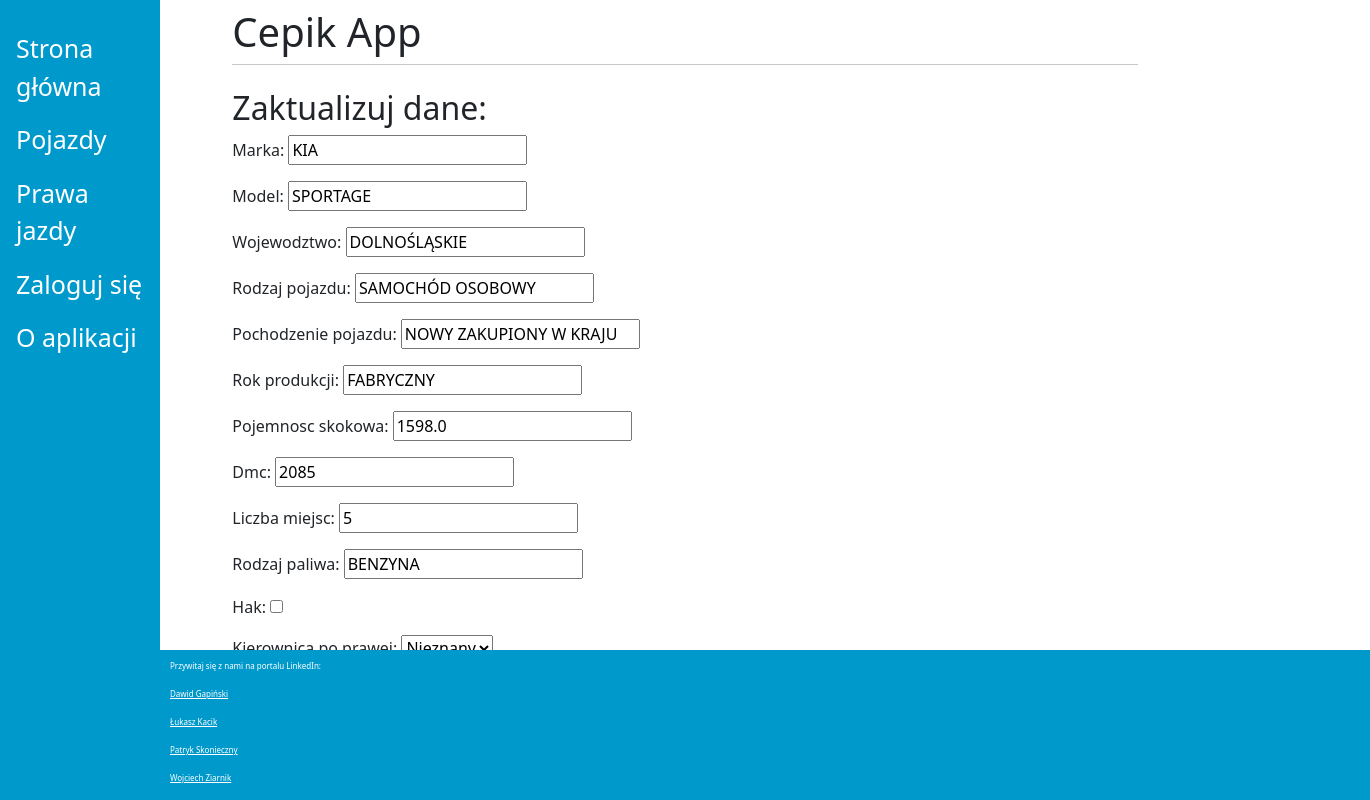
/2/update, run on the app's committed database.
### viewer/models.py (models this page shows, shortened)
class Vehicle(models.Model):
    id_cepik = models.IntegerField(default=0)
    marka = models.CharField(max_length=45, null=True)
    model = models.CharField(max_length=45, null=True)
    id_wojewodztwa = models.IntegerField(default=0, null=False)
    wojewodztwo = models.CharField(max_length=45, null=True)
    rodzaj_pojazdu = models.CharField(max_length=45, null=True)
    pochodzenie_pojazdu = models.CharField(max_length=45, null=True)
    rok_produkcji = models.CharField(max_length=45, null=True)
    pojemnosc_skokowa = models.DecimalField(decimal_places=1, max_digits=20, default=1, null=True)
    dmc = models.CharField(max_length=45, null=True)
    liczba_miejsc = models.IntegerField(default=1, null=True)
    rodzaj_paliwa = models.CharField(max_length=45, null=True)
    hak = models.BooleanField(default=False)
    kierownica_po_prawej = models.BooleanField(null=True)

### viewer/crud.py (the view)
# urls.py: path('<id>/update', crud.vehicle_update_view, name='update_view_vehicle'),
def vehicle_update_view(request, id):
    context = {}
    obj = get_object_or_404(Vehicle, id=id)
    form = VehicleForm(request.POST or None, instance=obj)
    if form.is_valid():
        form.save()
        return HttpResponseRedirect('/'+id)
    context['form'] = form
    return render(request, 'vehicle_update_view.html', context)

### viewer/crud.py
class VehicleForm(ModelForm):
    class Meta:
        model = Vehicle
        fields = [
            'marka',
            'model',
            'wojewodztwo',
            'rodzaj_pojazdu',
            'pochodzenie_pojazdu',
            'rok_produkcji',
            'pojemnosc_skokowa',
            'dmc',
            'liczba_miejsc',
            'rodzaj_paliwa',
            'hak',
            'kierownica_po_prawej'
        ]

### viewer/templates/vehicle_update_view.html (shortened to what this page needs)
{% extends "base.html" %}
{% block content %}
<h2> Zaktualizuj dane:  </h2>
<form method="POST">
    {{ form.as_p }}
</form>
{% endblock %}

### data on the page
Vehicle: marka "KIA", model "SPORTAGE", wojewodztwo "DOLNOŚLĄSKIE", rodzaj_pojazdu "SAMOCHÓD OSOBOWY", pochodzenie_pojazdu "NOWY ZAKUPIONY W KRAJU", rok_produkcji "FABRYCZNY", pojemnosc_skokowa "1598.0", dmc "2085", liczba_miejsc "5", rodzaj_paliwa "BENZYNA", kierownica_po_prawej "Nieznany"
